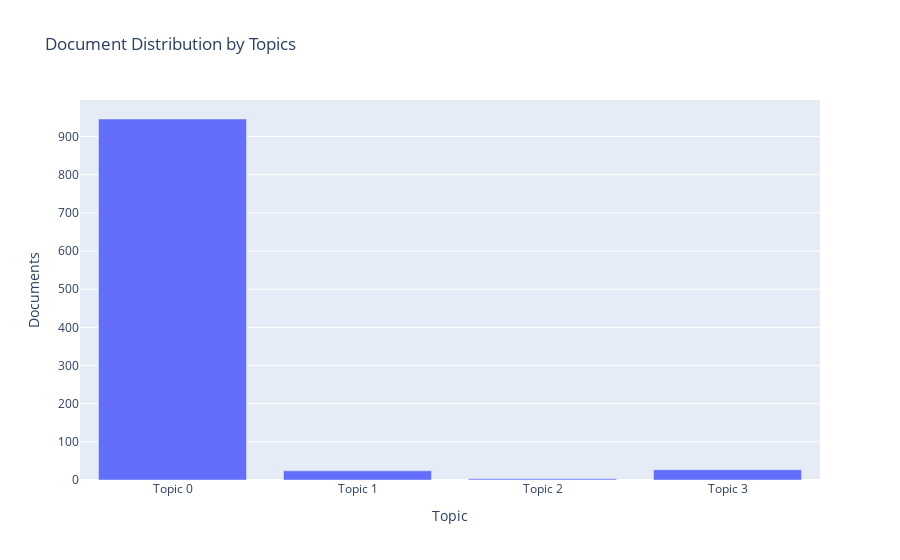

Source (notebook cell):
### Code cell
plot_model(lsi, plot = 'topic_distribution')

### Figure 1 — Plotly figure (JSON) as saved in the notebook; plotly's stock layout.template omitted (floating-point values rounded to 4 significant figures)
{"data": [{"alignmentgroup": "True", "customdata": [["use, work, small, family, group, help, rice, start, live, husband"], ["rice, farmer, land, sector, small, crop, work, farm, area, start"], ["group, member, product, use, home, help, work, pay, order, husband"], ["work, group, stock, family, high, increase, member, request, home, husband"]], "hovertemplate": "Topic=%{x}<br>Documents=%{y}<br>Keyword=%{customdata[0]}<extra></extra>", "legendgroup": "", "marker": {"color": "#636efa", "pattern": {"shape": ""}}, "name": "", "offsetgroup": "", "orientation": "v", "showlegend": false, "textposition": "auto", "type": "bar", "x": ["Topic 0", "Topic 1", "Topic 2", "Topic 3"], "xaxis": "x", "y": [946, 24, 3, 27], "yaxis": "y"}], "layout": {"autosize": true, "barmode": "relative", "legend": {"tracegroupgap": 0}, "title": {"text": "Document Distribution by Topics"}, "xaxis": {"anchor": "y", "autorange": true, "domain": [0, 1], "range": [-0.5, 3.5], "title": {"text": "Topic"}, "type": "category"}, "yaxis": {"anchor": "x", "autorange": true, "domain": [0, 1], "range": [0, 995.8], "title": {"text": "Documents"}, "type": "linear"}}}
